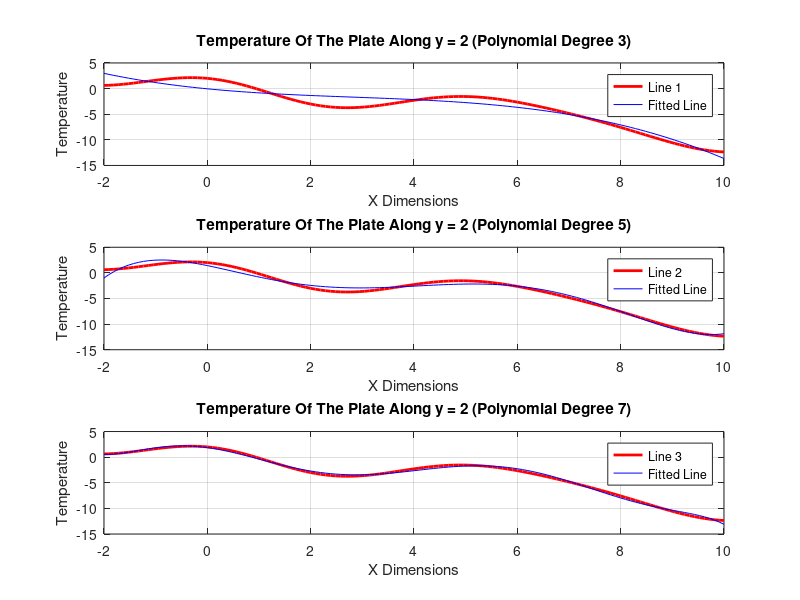

MATLAB code for this plot:
% Q2b

% Some code may already be provided below
% DO NOT clear, close or clc inside this script
% Apply good programming practices
%
% Name : Tan Jin Chun
% ID   : 32194471
% Date Modified : 4/1/2020

fprintf('\n Q2b \n\n')

%% code starts here
% Dimesions that are provided
x = linspace(-2,10,127);
y = 2; % Along y which is equal to 2

%Equation given
T = @(x,y) y.*cos(x) - x.*sin(y) - 3*cos(x.*y/3).*sin(x.*y/5).^2;

%Using polyfit and polyval function to fit the line to a certain order
p1 = polyfit(x,T(x,y),3);
p2 = polyfit(x,T(x,y),5);
p3 = polyfit(x,T(x,y),7);

%Creating a 3 by 1 subplot
figure(4)   %calling figure 4
subplot(3,1,1)
plot(x,T(x,y),'r','LineWidth',2)
hold on
plot(x,polyval(p1,x),'b-')
hold off
xlabel('X Dimensions')
ylabel('Temperature')
title('Temperature Of The Plate Along y = 2 (Polynomial Degree 3)')
legend('Line 1','Fitted Line')
grid on

%Plotting the second subplot
subplot(3,1,2)
plot(x,T(x,y),'r','LineWidth',2)
hold on
plot(x,polyval(p2,x),'b-')
hold off
xlabel('X Dimensions')
ylabel('Temperature')
title('Temperature Of The Plate Along y = 2 (Polynomial Degree 5)')
legend('Line 2','Fitted Line')
grid on

%Plotting the third subplot
subplot(3,1,3)
plot(x,T(x,y),'r','LineWidth',2)
hold on
plot(x,polyval(p3,x),'b-')
hold off
xlabel('X Dimensions')
ylabel('Temperature')
title('Temperature Of The Plate Along y = 2 (Polynomial Degree 7)')
legend('Line 3','Fitted Line')
grid on


